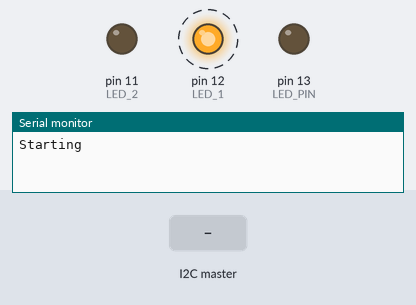
Recording of a sketch running on a simulated Arduino Uno, built with avr-gcc and run on an emulated ATmega328P. Shown: output pins drawn as LEDs (lit = HIGH), the last lines printed to the serial monitor. Dashed ring = blinking. Inputs (shaded band) come from the test bench.

Above: at 0.9 s.
1.3 s: the I2C master sends the byte 1
At 1.7 s:
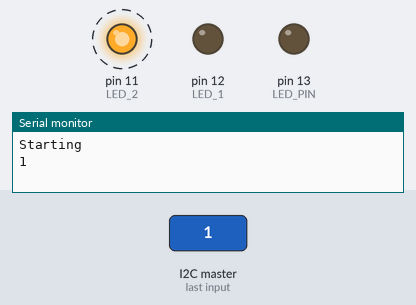
4.3 s: the I2C master sends the byte 0
At 4.5 s:
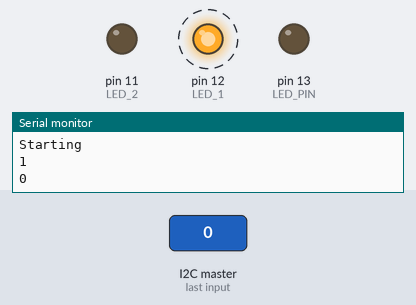
7.3 s: the I2C master sends the byte 2
At 8.1 s:
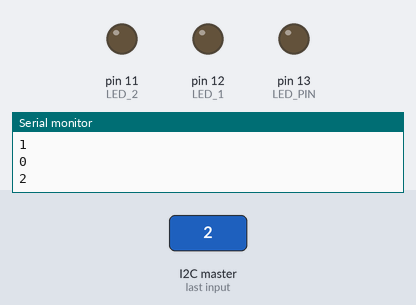
Timing chart, 0 to 10.3 s (numbered marks = the images above; inputs shaded):
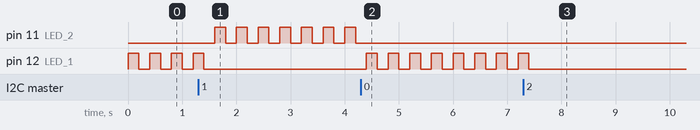

Measured:
- after the input at 1.3 s, pin 11 (LED_2): alternates HIGH for 0.20 s and LOW for 0.20 s, starting after 0.30 s; pin 12 (LED_1): goes on until 1.4 s, then stays LOW
- after the input at 4.3 s, pin 11 (LED_2): stops changing and stays LOW; pin 12 (LED_1): alternates HIGH for 0.20 s and LOW for 0.20 s, starting after 0.10 s
- after the input at 7.3 s, pin 12 (LED_1): goes on until 7.4 s, then stays LOW
- by itself, pin 12 (LED_1): alternates HIGH for 0.20 s and LOW for 0.20 s

The sketch:

I2C_Slave.ino
```cpp
#include <Wire.h>

#define LED_PIN 13
#define LED_1 12
#define LED_2 11

int x;

void setup() { Serial.begin(9600); Serial.println("Starting");

  Wire.begin(9);                // Start I2C Bus as a Slave (Device Number 9)
  Wire.onReceive(receiveEvent); // register event

  pinMode(LED_PIN, OUTPUT);
  pinMode(LED_1, OUTPUT);
  pinMode(LED_2, OUTPUT);

  digitalWrite(LED_PIN, LOW);
  digitalWrite(LED_1, LOW);
  digitalWrite(LED_2, LOW);

  x = 0;
}

void loop() {

  //If value received is 0 blink LED 1
  if (x == 0) {
    digitalWrite(LED_1, HIGH);
    delay(200);
    digitalWrite(LED_1, LOW);
    delay(200);
  }
  //If value received is 1 blink LED 2
  if (x == 1) {
    digitalWrite(LED_2, HIGH);
    delay(200);
    digitalWrite(LED_2, LOW);
    delay(200);
  }

}

void receiveEvent(int howMany) {
  x = Wire.read();    // receive byte as an integer

  Serial.println(x);
}
```
